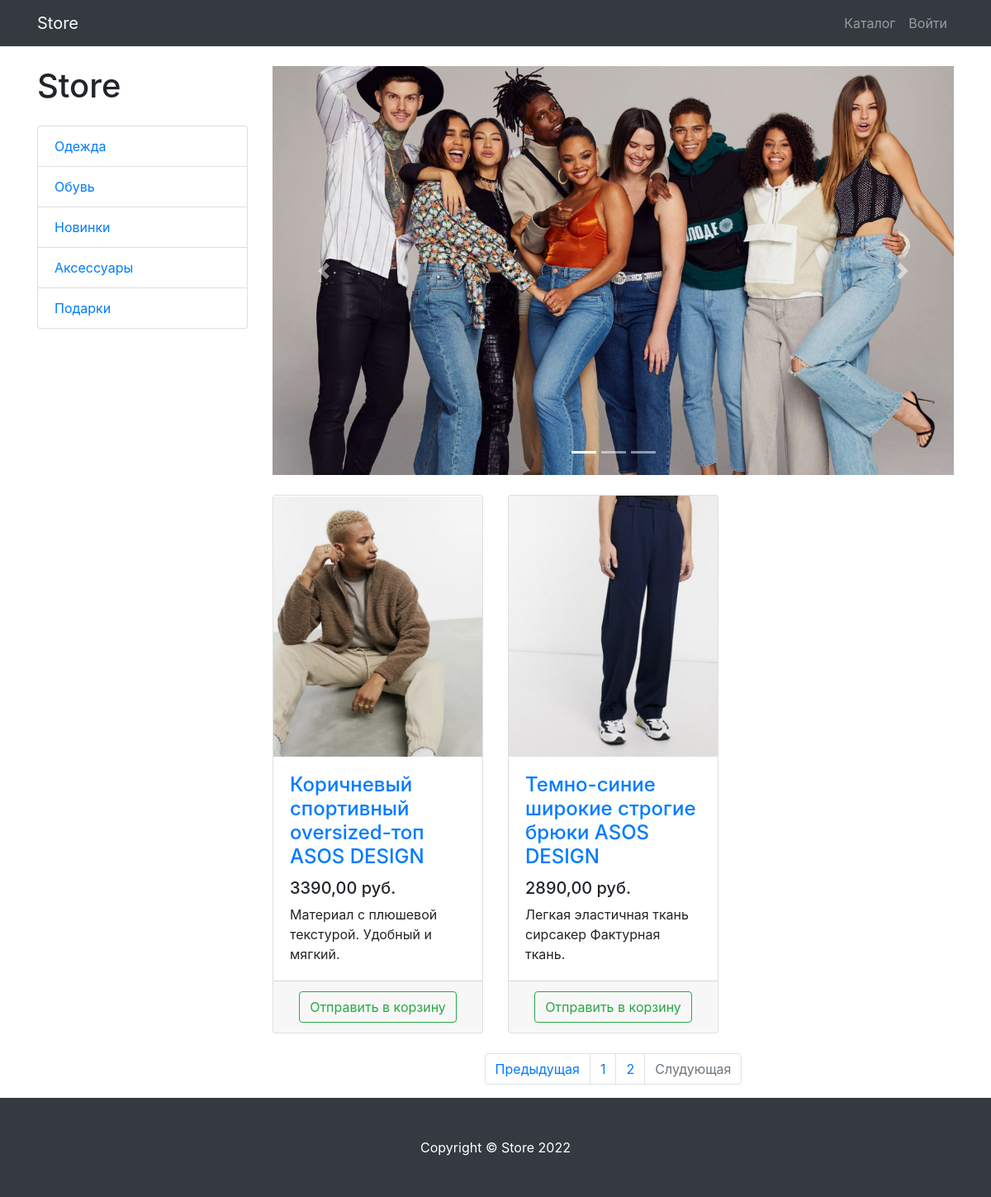
/products/category/1/?page=2, run on an earlier commit of the app's database.
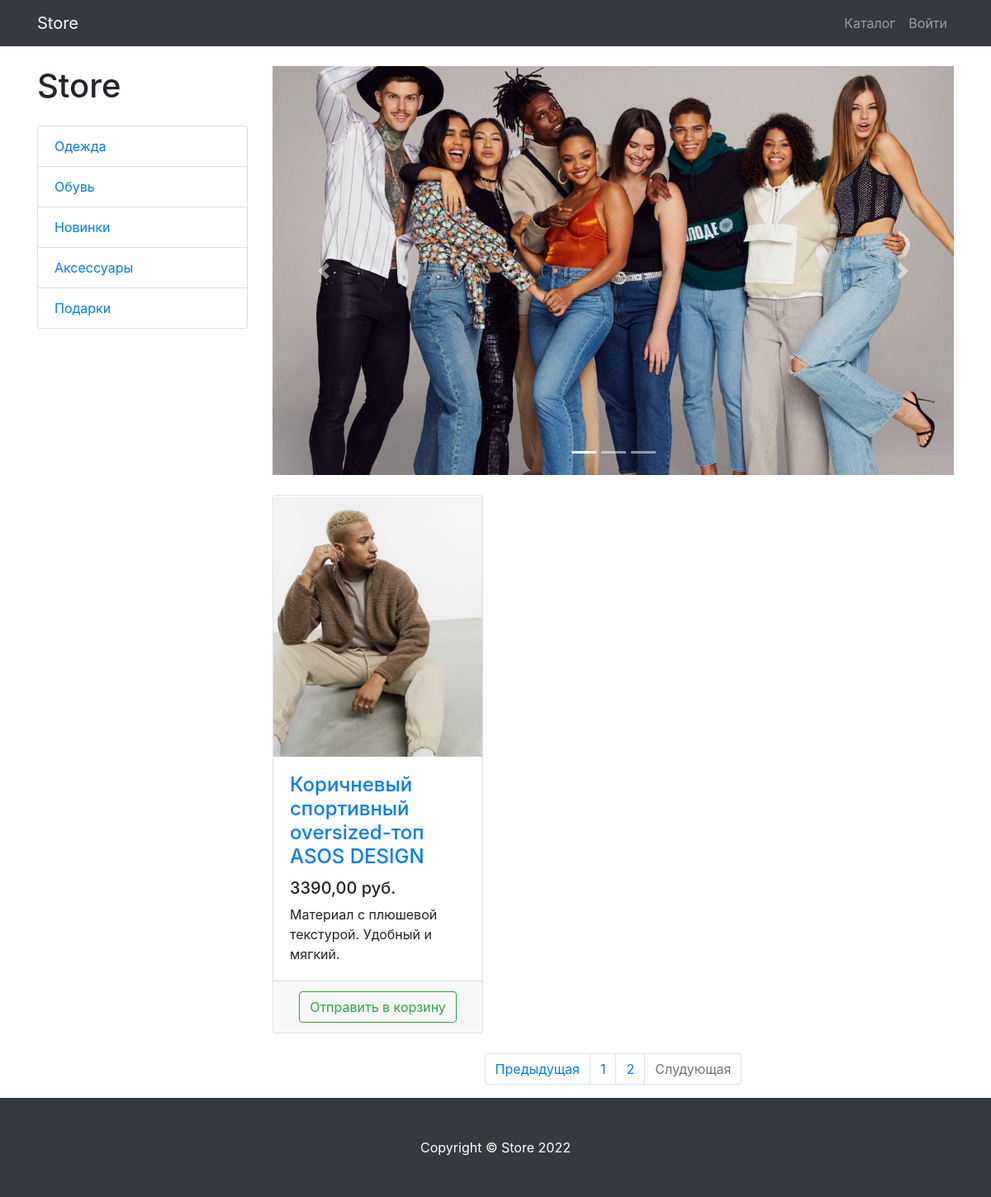
And on a later commit of the database.
### products/models.py (models this page shows, shortened)
class ProductCategory(models.Model):
    name = models.CharField(max_length=128, unique=True)
    description = models.TextField(null=True, blank=True)
    class Meta:
        verbose_name = 'category'
        verbose_name_plural = 'categories'

class Product(models.Model):
    name = models.CharField(max_length=256)
    description = models.TextField()
    price = models.DecimalField(max_digits=9, decimal_places=2)
    quantity = models.PositiveIntegerField(default=0)
    image = models.ImageField(upload_to='products_image')
    category = models.ForeignKey(to=ProductCategory, on_delete=models.CASCADE)
    class Meta:
        verbose_name = 'product'
        verbose_name_plural = 'products'

### products/views.py (the view)
# urls.py: path('', ProductsListView.as_view(), name='index'),
class ProductsListView(ListView):
    model = Product
    template_name = 'products/products.html'
    context_object_name = 'products'
    paginate_by = 2
    def get_queryset(self):
        query_set = super(ProductsListView, self).get_queryset()
        category_id = self.kwargs.get('category_id')
        return query_set.filter(category_id=category_id) if category_id else query_set
    def get_context_data(self, *, object_list=None, **kwargs):
        context = super(ProductsListView, self).get_context_data()
        context['title'] = 'Store - Каталог'
        context['categories'] = ProductCategory.objects.all()
        return context

### products/templates/products/products.html (shortened to what this page needs)
{% extends 'products/base.html' %}
{% load static %}
{% block css %}
    <link href="{% static 'vendor/css/products.css' %}" rel="stylesheet">
{% endblock %}
{% block content %}
<div class="container">
    <div class="row">
        <div class="col-lg-3">
            <h1 class="my-4">Store</h1>
            <div class="list-group">
                {% for category in categories %}
                    <a href="{% url 'products:category' category_id=category.id %}" class="list-group-item">
                        {{ category.name }}
                    </a>
                {% endfor %}
            </div>
        </div>
        <div class="col-lg-9">
            <div id="carouselExampleIndicators" class="carousel slide my-4" data-ride="carousel">
                <ol class="carousel-indicators">
                    <li data-target="#carouselExampleIndicators" data-slide-to="0" class="active"></li>
                    <li data-target="#carouselExampleIndicators" data-slide-to="1"></li>
                    <li data-target="#carouselExampleIndicators" data-slide-to="2"></li>
                </ol>
                <div class="carousel-inner" role="listbox">
                    <div class="carousel-item active">
                        <img class="d-block img-fluid" src="/static/vendor/img/slides/slide-1.jpg" alt="First slide">
                    </div>
                </div>
                <a class="carousel-control-prev" href="#carouselExampleIndicators" role="button" data-slide="prev">
                    <span class="carousel-control-prev-icon" aria-hidden="true"></span>
                </a>
                <a class="carousel-control-next" href="#carouselExampleIndicators" role="button" data-slide="next">
                    <span class="carousel-control-next-icon" aria-hidden="true"></span>
                </a>
            </div>
            <div class="row">
            {% for product in products %}
                <div class="col-lg-4 col-md-6 mb-4">
                    <div class="card h-100">
                        <a href="#">
                            <img class="card-img-top"
                                 src="{{ product.image.url }}"
                                 alt="">
                        </a>
                        <div class="card-body">
                            <h4 class="card-title">
                                <a href="#">{{ product.name }}</a>
                            </h4>
                            <h5>{{ product.price }} руб.</h5>
                            <p class="card-text">{{ product.description }}</p>
                        </div>
                        <div class="card-footer text-center">
                            <a class="btn btn-outline-success" href="{% url 'products:cart_add' product.id %}">
                                Отправить в корзину
                            </a>
                        </div>
                    </div>
                </div>
            {% endfor %}
            </div>
            <nav aria-label="Page navigation example">
    <ul class="pagination justify-content-center">
        <li class="page-item {% if not page_obj.has_previous %} disabled {% endif %}">
            <a class="page-link"
               href="{% if page_obj.has_previous %} ?page={{ page_obj.previous_page_number }} {% else %} # {% endif %}"
               tabindex="-1" aria-disabled="true">Предыдущая</a>
        </li>
        {% for page in page_obj.paginator.page_range %}
            <li class="page-item"><a class="page-link" href="?page={{ page }}">{{ page }}</a></li>
        {% endfor %}
        <li class="page-item {% if not page_obj.has_next %} disabled {% endif %}">
            <a class="page-link"
               href="{% if page_obj.has_next %} ?page={{ page_obj.next_page_number }} {% else %} # {% endif %}"
               tabindex="-1" aria-disabled="true">Слудующая</a>
        </li>
    </ul>
</nav>
        </div>
    </div>
</div>
{% endblock %}
{% block footer %}
<footer class="py-5 bg-dark">
    <div class="container">
        <p class="m-0 text-center text-white">Copyright &copy; Store 2022</p>
    </div>
</footer>
{% endblock %}

What changed in the data, as far as the page shows it:
no longer on this page (row edited): Product: image (picture), name "Темно-синие широкие строгие брюки ASOS DESIGN", price "2890,00", description "Легкая эластичная ткань сирсакер Фактурная ткань."
